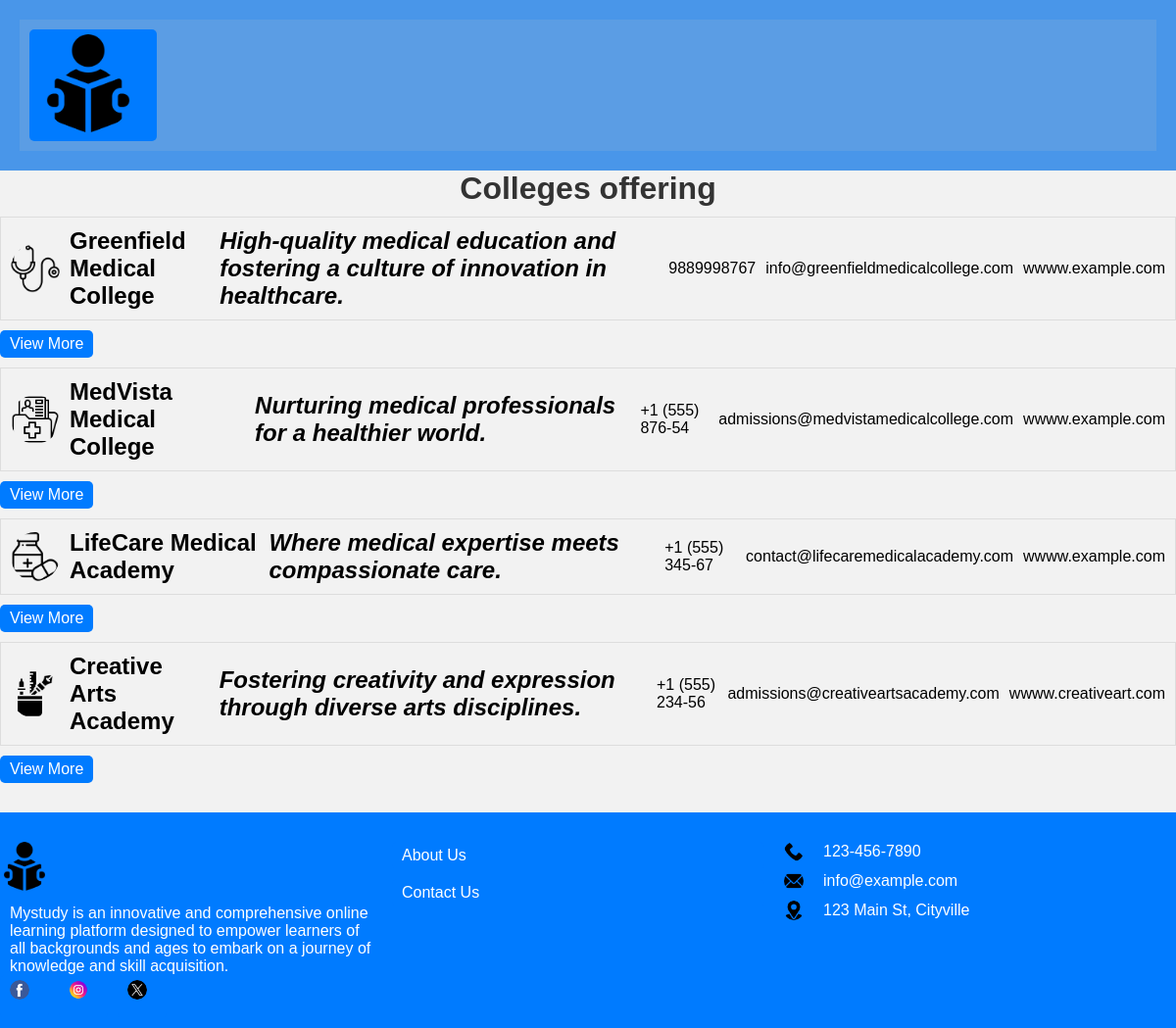
Screenshot of /location_college_list/1/ with the database file from the repository.
### myapp/models.py (models this page shows, shortened)
class College(models.Model):
    name = models.CharField(max_length=200)
    description = RichTextField(max_length=300,blank=True, null=True)
    overview = RichTextField(max_length=900, default='course overview here')
    logo = models.ImageField(upload_to='college_logos/')
    address = RichTextField()
    phone = models.CharField(max_length=15)
    email = models.EmailField(default='example@gmail.com')
    location = models.ForeignKey(Location, on_delete=models.CASCADE)
    affiliation = RichTextField(max_length=500,default='Affiliation details here')
    admission=RichTextField(max_length=500, default='admission formalities here')
    is_featured = models.BooleanField(default=False)
    website=models.CharField(max_length=200,default='wwww.example.com')

### myapp/views.py (the view)
# urls.py: path('location_college_list/<int:location_id>/', views.location_college_list, name='location_college_list'),
def location_college_list(request, location_id):
    location = get_object_or_404(Location, pk=location_id)
    colleges = College.objects.filter(location=location)
    return render(request, 'location_college.html', {'location': location, 'colleges': colleges})

### templates/location_college.html (shortened to what this page needs)
{% extends 'base.html' %}
{% block content %}
    <h1>Colleges offering {{ stream.name }}</h1>
    <ul>
        {% for college in colleges %}
            <li>
                <img src="{{ college.logo.url }}" alt="logo here" width="50" height="50" >
                <h2>{{ college.name }}</h2>
                <p>{{ college.description|safe }}</p>
                <p>{{ college.phone }}</p>
                <p>{{ college.email }}</p>
                <p>{{ college.website}}</p>
            </li>
            <a href="{% url 'college_detail' college.id %}">View More</a>
        {% endfor %}
    </ul>
{% endblock %}

### static/css/base-style.css (style rules this page uses)
body, h1, h2, h3, p, ul, li { margin: 0; padding: 0; }
body { font-family: 'Arial', sans-serif; background-color: #f2f2f2; }

### templates/location_college.html (style rules this page uses)
h1 { color: #333; text-align: center; }
ul { list-style: none; padding: 0; }
li { border: 1px solid #ddd; margin: 10px 0; padding: 10px; display: flex; justify-content: space-between; align-items: center; }
img { border-radius: 50%; margin-right: 10px; }
a { color: #007BFF; text-decoration: none; display: inline-block; padding: 5px 10px; background-color: #007BFF; color: #fff; border-radius: 5px; }
p { padding-left: 10px; }

### rows the page displays
College: logo (picture), name "Greenfield Medical College", description "High-quality medical education and fostering a culture of innovation in healthcare.", phone "9889998767", email "info@greenfieldmedicalcollege.com", website "wwww.example.com"
College: logo (picture), name "MedVista Medical College", description "Nurturing medical professionals for a healthier world.", phone "+1 (555) 876-54", email "admissions@medvistamedicalcollege.com", website "wwww.example.com"
College: logo (picture), name "LifeCare Medical Academy", description "Where medical expertise meets compassionate care.", phone "+1 (555) 345-67", email "contact@lifecaremedicalacademy.com", website "wwww.example.com"
College: logo (picture), name "Creative Arts Academy", description "Fostering creativity and expression through diverse arts disciplines.", phone "+1 (555) 234-56", email "admissions@creativeartsacademy.com", website "wwww.creativeart.com"
